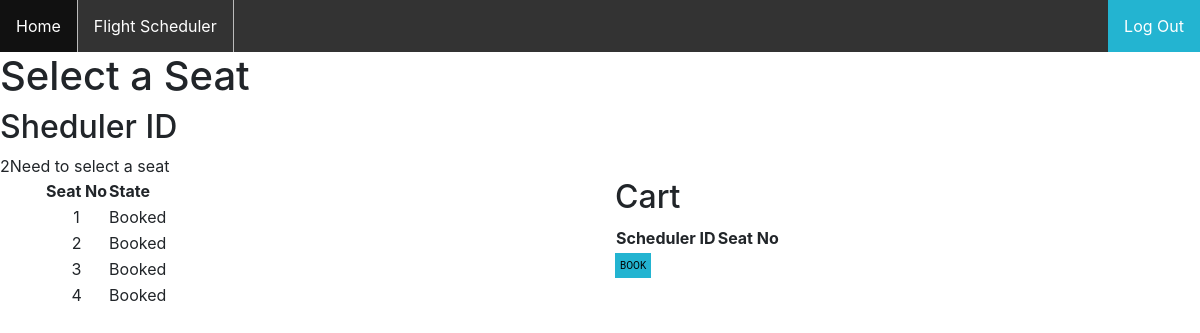
The app's page /AirlineDBMS/seatbooking.php?sid=2 (signed in) with its own data.
### tables this page shows
CREATE TABLE `seat` (
  `scheduler_id` int(6) NOT NULL,
  `seat_no` int(3) NOT NULL,
  `ticket_no` int(6) NOT NULL,
  `state` enum('Booked','Available','','') NOT NULL
);

### AirlineDBMS/seatbooking.php (the view, shortened to what this page needs)
<!DOCTYPE html>
<head>
	<link href="css/bootstrap.min.css" rel="stylesheet" media="screen">
	<link href="css.css" rel="stylesheet" type="text/css">
</head>
<body>
	<div class="navBar">
		<ul>
		  <li><a href="index.php">Home</a></li>
		  <li><a href="flightscheduler.php">Flight Scheduler</a></li>
		  <li style="float:right"><a class="logout" href="logout.php">Log Out</a></li>
		</ul>
	</div>
	<h1>Select a Seat </h1>
	<h2>Sheduler ID</h2>
	<?php
	$sid = $_GET['sid'];
	echo $_SESSION['scheduler_id'];
	if(isset($_GET['seatno']) & !empty($_GET['seatno'])){
		if(isset($_SESSION['cart']) & !empty($_SESSION['cart'])){
			$items = $_SESSION['cart'];
			$cartitems = explode(",", $items);
			if(in_array($_GET['seatno'], $cartitems)){
				echo "Already Booked";
			}else{
				$items .= "," . $_GET['seatno'];
				$_SESSION['cart'] = $items;
			}
		}else{
			$items = $_GET['seatno'];
			$_SESSION['cart'] = $items;
		}
	}else{
		echo "Need to select a seat";
	}
	?>
	<div class = "container">
	<div class = "row">
	<div class="col-sm">
		<table>
	        <thead>
	            <tr>
	                <th>Seat No</th>
	                <th>State</th>
	            </tr>
	        </thead>
			<tbody align="center">
				<?php
				$database = new DbConnect();
				$databaseconnect = $database->connect();
				$query = " SELECT seat_no , state FROM seat WHERE scheduler_id='$sid'";
				$result = mysqli_query($databaseconnect,$query);
				while($row = mysqli_fetch_array($result)){?>
					<tr>
	                    <td><?php    echo $row["seat_no"];  ?></td>
	                    <td><?php  echo $row["state"];  ?></td>
	            	</tr><?php
				}
			?>
	        </tbody>
	    </table>
	</div>
	<div class="col-sm">
		<h2> Cart </h2>
		<table>
			<thead>
	            <tr>
	                <th>Scheduler ID</th>
	                <th>Seat No</th>
	            </tr>
	    	</thead>
		</table>
		<a class="button" href="booking.php?sid=<?php echo $sid?>&seatno=<?php echo $row["seat_no"]?>">Book</a>
	</div>
	</div>
</div>
</body>

### AirlineDBMS/css.css (style rules this page uses)
.navBar ul { list-style-type: none; margin: 0; padding: 0; overflow: hidden; background-color: #333; }
.navBar li { float: left; border-right:1px solid #bbb; }
.navBar li:last-child { border-right: none; }
.navBar li a { display: block; color: white; text-align: center; padding: 14px 16px; text-decoration: none; }
.logout { background: #23B4D1; }
.button { font-family: "Roboto", sans-serif; text-transform: uppercase; outline: 0; background: #23B4D1; border: 0; padding: 5px; color: #FFFFFF; font-size: 10px; -webkit-transition: all 0.3 ease; transition: all 0.3 ease; cursor: pointer; }

### AirlineDBMS/seatbooking.php (style rules this page uses)
a.button { -webkit-appearance: button; -moz-appearance: button; appearance: button; text-decoration: none; color: initial; }

### records on screen
seat: seat_no "1", state "Booked"
seat: seat_no "2", state "Booked"
seat: seat_no "3", state "Booked"
seat: seat_no "4", state "Booked"

### other values on screen
$_SESSION['scheduler_id'] "2"
